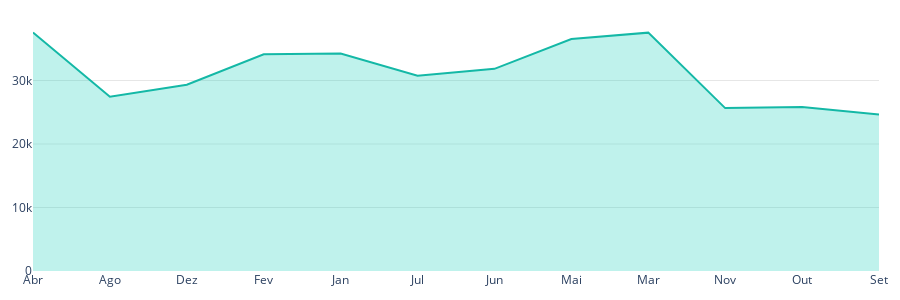

Here is the notebook cell this chart was saved with:
### Code cell
fig_receita = go.Figure()
fig_receita.add_trace(go.Scatter(
    x=df_receita_mensal['Mes_abreviado'],
    y=df_receita_mensal['Valor_total'],
    fill='tozeroy',
    fillcolor='rgba(45, 212, 191, 0.3)',
    line=dict(color='rgb(20, 184, 166)', width=2),
    mode='lines'   

    
))

fig_receita.update_layout(
    height=300,
    margin=dict(l=20, r=20, t=20, b=20),
    paper_bgcolor='rgba(0,0,0,0)',
    plot_bgcolor='rgba(0,0,0,0)',
    xaxis=dict(showgrid=False),
    yaxis=dict(showgrid=True, gridcolor='rgba(128,128,128,0.2)'),
    hovermode='x unified'
)


#st.plotly_chart(fig_receita, use_container_width=True)

### Figure 1 — Plotly figure (JSON) as saved in the notebook; plotly's stock layout.template omitted (floating-point values rounded to 4 significant figures)
{"data": [{"fill": "tozeroy", "fillcolor": "rgba(45, 212, 191, 0.3)", "line": {"color": "rgb(20, 184, 166)", "width": 2}, "mode": "lines", "type": "scatter", "x": ["Abr", "Ago", "Dez", "Fev", "Jan", "Jul", "Jun", "Mai", "Mar", "Nov", "Out", "Set"], "y": [37550.0, 27450.0, 29350.0, 34120.0, 34260.0, 30740.0, 31840.0, 36530.0, 37540.0, 25650.0, 25840.0, 24660.0]}], "layout": {"height": 300, "hovermode": "x unified", "margin": {"b": 20, "l": 20, "r": 20, "t": 20}, "paper_bgcolor": "rgba(0,0,0,0)", "plot_bgcolor": "rgba(0,0,0,0)", "xaxis": {"showgrid": false}, "yaxis": {"gridcolor": "rgba(128,128,128,0.2)", "showgrid": true}}}
